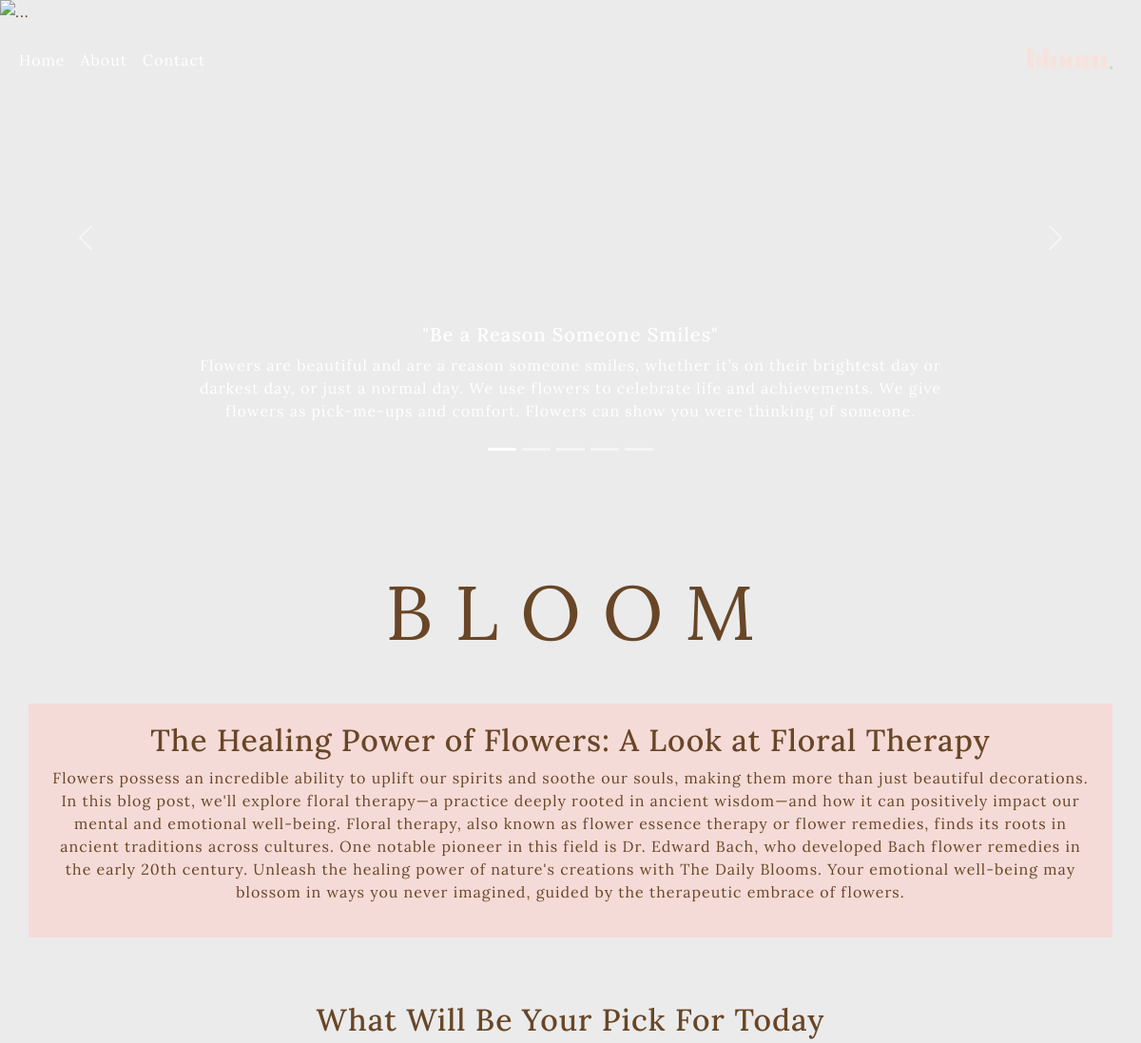
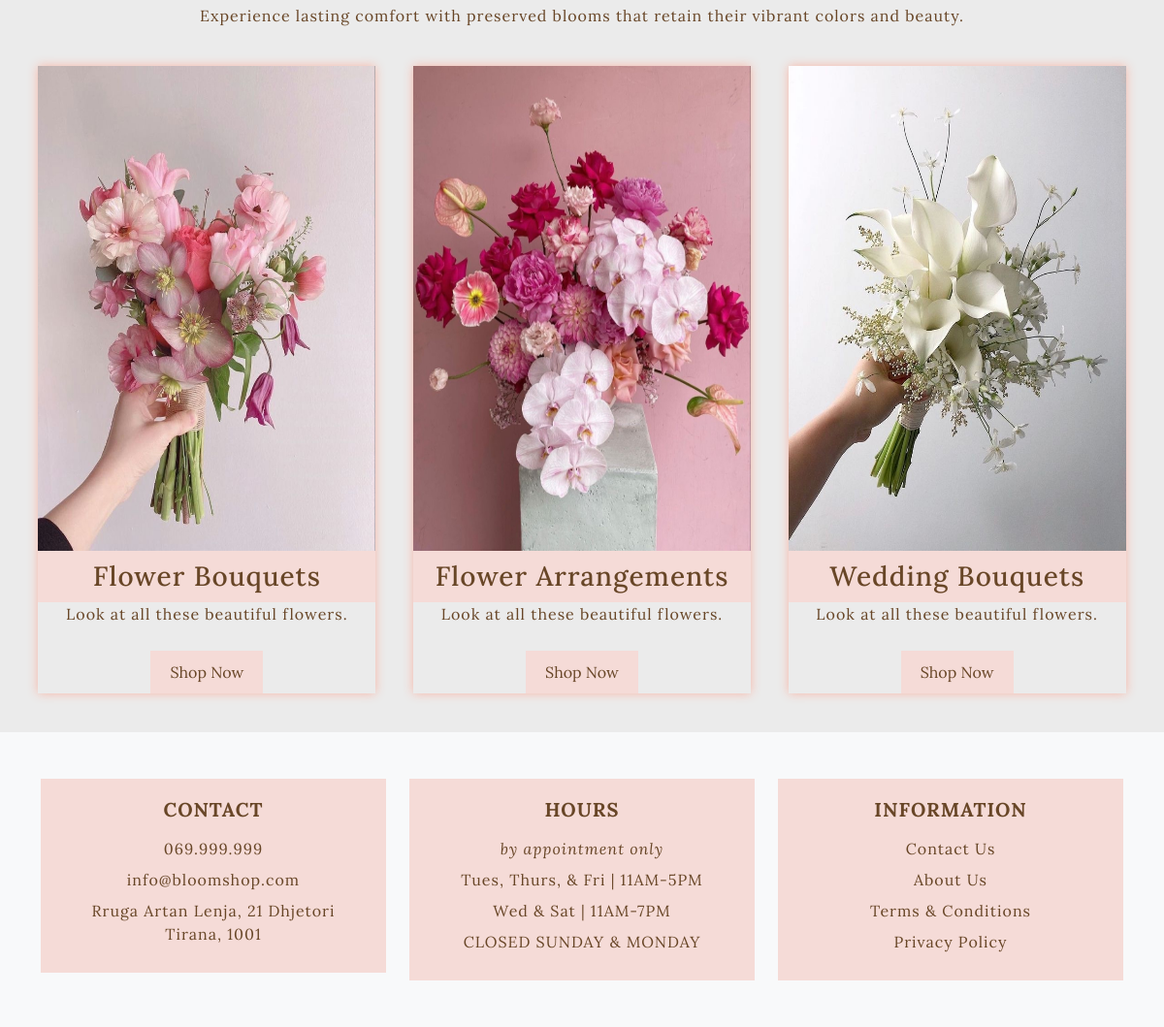
The page / on the database its author committed (2 pictures, top to bottom).
### app/models.py (models this page shows, shortened)
class Product(models.Model):
    product_title = models.CharField(max_length=250, null=True, blank=True )
    product_description = models.TextField(max_length=2000, null=True, blank=True)
    product_image = models.ImageField(upload_to="product/", null=True, blank=True)
    product_slug = models.SlugField(unique=True,  null=True, blank=True)
    product_price = models.DecimalField(max_digits=5, decimal_places=2, null=True, blank=True)

### app/views.py (the view)
# urls.py: path('',views.home, name="homePage"),
def home(request):
    products = Product.objects.all()
    context = {"products_Key":products}
    return render(request, 'home.html', context)

### app/templates/home.html (shortened to what this page needs)
<!DOCTYPE html>
{% load static %}
<html lang="en">
<head>
    <link rel="stylesheet" href="https://cdnjs.cloudflare.com/ajax/libs/font-awesome/6.5.2/css/all.min.css"
 />
    <link rel="stylesheet" href="{% static 'css/bootstrap.min.css' %}">
    <link rel="stylesheet" href="{% static 'css/style.css' %}">
</head>
<body>
    <nav class="navbar navbar-expand-lg">
        <div class="container-fluid">
            <div class="collapse navbar-collapse" id="navbarSupportedContent">
                <ul class="navbar-nav me-auto mb-2 mb-lg-0">
                    <li class="nav-item">
                        <a class="nav-link active text-white" aria-current="page" href="{% url 'homePage' %}">Home</a>
                    </li>
                    <li class="nav-item">
                        <a class="nav-link text-white" href="{% url 'aboutPage' %}">About</a>
                    </li>
                    <li class="nav-item">
                        <a class="nav-link text-white" href="{% url 'contactPage' %}">Contact</a>
                    </li>
                </ul>
                <a class="navbar-brand" href="{% url 'homePage' %}"><img src="{% static 'images/logo.png' %}" alt="logo"></a>
            </div>
        </div>
    </nav>
    <div id="carouselExampleCaptions" class="carousel slide">
        <div class="carousel-indicators">
            <button type="button" data-bs-target="#carouselExampleCaptions" data-bs-slide-to="0" class="active"
                aria-current="true" aria-label="Slide 1"></button>
            <button type="button" data-bs-target="#carouselExampleCaptions" data-bs-slide-to="1"
                aria-label="Slide 2"></button>
            <button type="button" data-bs-target="#carouselExampleCaptions" data-bs-slide-to="2"
                aria-label="Slide 3"></button>
                <button type="button" data-bs-target="#carouselExampleCaptions" data-bs-slide-to="3"
                aria-label="Slide 4"></button>
                <button type="button" data-bs-target="#carouselExampleCaptions" data-bs-slide-to="4"
                aria-label="Slide 5"></button>
        </div>
        <div class="carousel-inner">
            <div class="carousel-item active">
                <img src="{% static 'images/sel1.jpg' %}" class="d-block w-100" alt="...">
                <div class="carousel-caption d-none d-md-block">
                    <h5>"Be a Reason Someone Smiles"</h5>
                    <p>Flowers are beautiful and are a reason someone smiles, whether it’s on their brightest day or darkest day, or just a normal day. We use flowers to celebrate life and achievements. We give flowers as pick-me-ups and comfort. Flowers can show you were thinking of someone.</p>
                </div>
            </div>
        </div>
        <button class="carousel-control-prev" type="button" data-bs-target="#carouselExampleCaptions"
            data-bs-slide="prev">
            <span class="carousel-control-prev-icon" aria-hidden="true"></span>
        </button>
        <button class="carousel-control-next" type="button" data-bs-target="#carouselExampleCaptions"
            data-bs-slide="next">
            <span class="carousel-control-next-icon" aria-hidden="true"></span>
        </button>
    </div>
    <h1 class="text-center my-5 pt-5 display-1"> B L O O M </h1>
    <div class="container">
        <div class="row">
                <br>
                <br>
                <section id="about">
                    <h2>The Healing Power of Flowers: A Look at Floral Therapy</h2>
                    <p>Flowers possess an incredible ability to uplift our spirits and soothe our souls, making them more than just beautiful decorations. In this blog post, we'll explore floral therapy—a practice deeply rooted in ancient wisdom—and how it can positively impact our mental and emotional well-being.
                        Floral therapy, also known as flower essence therapy or flower remedies, finds its roots in ancient traditions across cultures. One notable pioneer in this field is Dr. Edward Bach, who developed Bach flower remedies in the early 20th century.
                        Unleash the healing power of nature's creations with The Daily Blooms. Your emotional well-being may blossom in ways you never imagined, guided by the therapeutic embrace of flowers. </p>
                </section>
            </div>
        </div>
    <br>
    <br>
    <section id="shop">
        <h2>What Will Be Your Pick For Today</h2>
        <p>Experience lasting comfort with preserved blooms that retain their vibrant colors and beauty.</p>
        <br>
        <div class="products">
    {% for flower in products_Key|slice:"0:3" %}
            <div class="product">
                <img src="{{flower.product_image.url}}" class="img-fluid" alt="Flower Bouquets">
                <h3>{{flower.product_title}}</h3>
                <p>{{flower.product_description}}</p>
                <a href="{% url 'flowerPage' %}"><button>Shop Now</button></a>
            </div>
            {% endfor %}
        </div>
    </section>
    <footer class="footer bg-light py-5">
        <div class="container">
            <div class="row">
                <div class="col-md-4 text-center mb-4 mb-md-0">
                    <section id="about">
                    <h5>CONTACT</h5>
                    <p>069.999.999</p>
                    <p>info@bloomshop.com</p>
                    <p>Rruga Artan Lenja, 21 Dhjetori<br>Tirana, 1001</p>
                </section>
                </div>
                <div class="col-md-4 text-center mb-4 mb-md-0">
                    <section id="about">
                    <h5>HOURS</h5>
                    <p><em>by appointment only</em></p>
                    <p>Tues, Thurs, & Fri | 11AM-5PM</p>
                    <p>Wed & Sat | 11AM-7PM</p>
                    <p>CLOSED SUNDAY & MONDAY</p>
                </section>
                </div>
                <div class="col-md-4 text-center mb-4 mb-md-0">
                    <section id="about">
                    <h5>INFORMATION</h5>
                    <p><a href="#">Contact Us</a></p>
                    <p><a href="{% url 'aboutPage' %}">About Us</a></p>
                    <p><a href="#">Terms & Conditions</a></p>
                    <p><a href="#">Privacy Policy</a></p>
                </section>
                </div>
            </div>
        </div>
    </footer>
</body>
</html>

### app/static/css/style.css (style rules this page uses)
* { margin: 0; padding: 0; }
body { line-height: 1.5; background-color: rgb(235, 235, 235); letter-spacing: 1px; font-family: "Lora", serif; font-weight: 400; font-style: normal; font-size: 1em; color: rgb(104, 70, 39); }
.navbar-brand { color: rgb(104, 70, 39); font-style: italic; font-weight: bold; font-size: 1.5em; }
.navbar-brand>img { width: 100px; height: 100px; object-fit: cover; }
.carousel-inner, .carousel-inner img { height: 500px; object-fit: cover; }
.navbar { position: fixed; top: 0; z-index: 1; width: 100%; }
button { background-color: rgb(245, 219, 215); border: none; padding: 10px 20px; color: rgb(104, 70, 39); font-size: 1em; cursor: pointer; }
#about { padding: 20px; text-align: center; background-color: rgb(245, 219, 215); color: rgb(104, 70, 39); }
#shop { padding: 20px; text-align: center; }
.products { display: flex; justify-content: space-around; flex-wrap: wrap; }
.product { width: 30%; box-shadow: 0 0 10px rgb(248, 182, 167); margin-bottom: 20px; }
.product img { width: 100%; height: 500px; }
.product h3 { background-color:rgb(245, 219, 215); margin: 0; padding: 10px; }
.product p { padding: 0 10px 10px 10px; }
.footer { background-color: rgb(245, 219, 215); padding: 40px 0; color: rgb(104, 70, 39); }
.footer h5 { font-weight: bold; margin-bottom: 1rem; color: rgb(104, 70, 39); }
.footer p { margin: 0.5rem 0; }
.footer a { color:rgb(104, 70, 39); text-decoration: none; }
.text-center { text-align: center; }

### rows shown on the page
Product: product_image (picture), product_title "Flower Bouquets", product_description "Look at all these beautiful flowers."
Product: product_image (picture), product_title "Flower Arrangements", product_description "Look at all these beautiful flowers."
Product: product_image (picture), product_title "Wedding Bouquets", product_description "Look at all these beautiful flowers."
